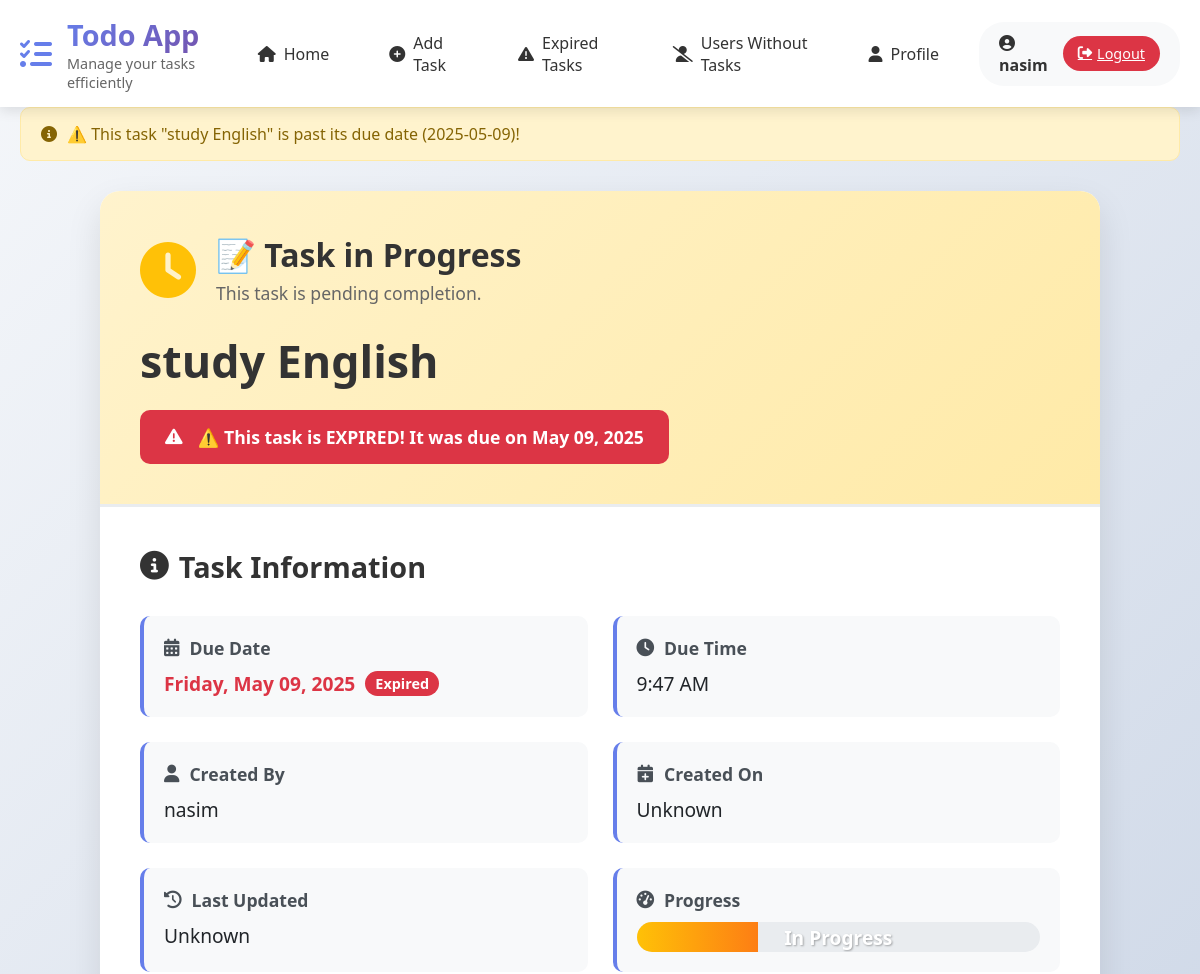
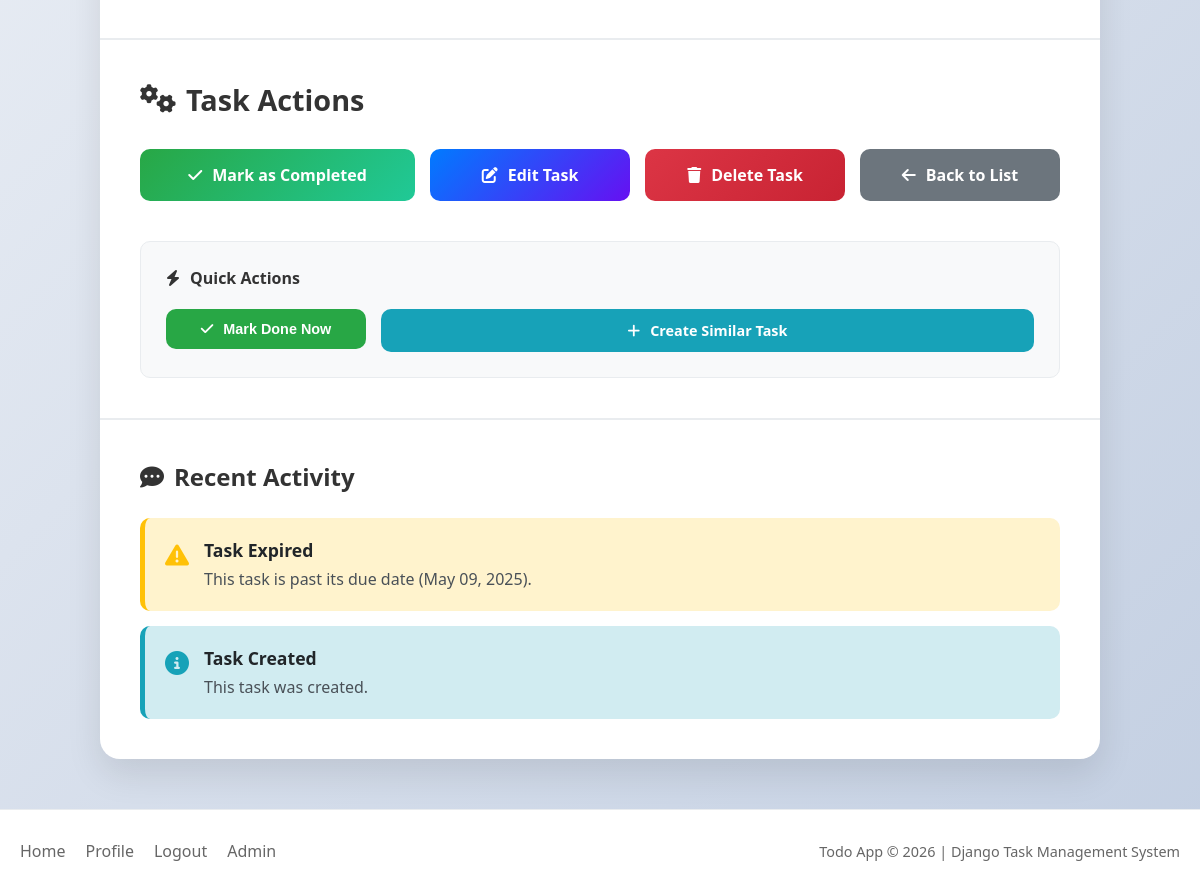
Screenshot of /tasks/9/ (signed in) with the database file from the repository (2 pictures, top to bottom).
### todo/models.py (models this page shows, shortened)
class Task(models.Model):
    user = models.ForeignKey(User, on_delete=models.CASCADE, related_name='tasks', null=True, blank=True)
    title = models.CharField(max_length=200)
    due_date = models.DateTimeField()
    due_time = models.TimeField(null=True, blank=True)
    done = models.BooleanField(default=False)
    objects = TaskManager()
    class Meta:
        ordering = ['due_date']
    def is_past_due_and_incomplete(self):
        now = timezone.now().date()
        return self.due_date.date() < now and not self.done

### todo/views.py (the view)
# urls.py: path('tasks/<int:pk>/', TaskDetailView.as_view(), name='task_detail'),
class TaskDetailView(LoginRequiredMixin, DetailView):
    model = Task
    template_name = 'todo/task_detail.html'
    context_object_name = 'task'
    def get_queryset(self):
        if hasattr(self.request.user, 'tasks'):
            return self.request.user.tasks.all()
        return Task.objects.none()
    def get_context_data(self, **kwargs):
        context = super().get_context_data(**kwargs)
        task = self.get_object()
        context['is_expired'] = task.is_past_due_and_incomplete()
        if task.is_past_due_and_incomplete():
            messages.warning(
                self.request,
                f'⚠️ This task "{task.title}" is past its due date ({task.due_date.strftime("%Y-%m-%d")})!'
            )
        if task.done:
            messages.success(
                self.request,
                f'🎉 Great job! Task "{task.title}" is completed!'
            )
        return context

### todo/models.py (called while the page is built)
    def get_queryset(self):
        return TaskQuerySet(self.model, using=self._db)

### todo/templates/todo/task_detail.html (shortened to what this page needs)
{% extends 'todo/base.html' %}
{% block content %}
<div class="task-detail-container">
    <div class="task-header {% if task.done %}completed{% else %}pending{% endif %}">
        <div class="task-status-indicator">
            {% if task.done %}
            <div class="status-icon completed">
                <i class="fas fa-check-circle"></i>
            </div>
            <div class="status-text">
                <h1>✅ Task Completed</h1>
                <p>Great job! This task is finished.</p>
            </div>
            {% else %}
            <div class="status-icon pending">
                <i class="fas fa-clock"></i>
            </div>
            <div class="status-text">
                <h1>📝 Task in Progress</h1>
                <p>This task is pending completion.</p>
            </div>
            {% endif %}
        </div>
        <h2 class="task-title">{{ task.title }}</h2>
        {% if is_expired %}
        <div class="expired-alert">
            <i class="fas fa-exclamation-triangle"></i>
            <span>⚠️ This task is EXPIRED! It was due on {{ task.due_date|date:"M d, Y" }}</span>
        </div>
        {% endif %}
    </div>
    <div class="task-details-card">
        <h3><i class="fas fa-info-circle"></i> Task Information</h3>
        <div class="details-grid">
            <div class="detail-item">
                <div class="detail-label">
                    <i class="fas fa-calendar-alt"></i> Due Date
                </div>
                <div class="detail-value {% if is_expired %}expired{% endif %}">
                    {{ task.due_date|date:"l, F d, Y" }}
                    {% if is_expired %}
                    <span class="expired-badge">Expired</span>
                    {% endif %}
                </div>
            </div>
            <div class="detail-item">
                <div class="detail-label">
                    <i class="fas fa-clock"></i> Due Time
                </div>
                <div class="detail-value">
                    {% if task.due_time %}
                    {{ task.due_time|time:"g:i A" }}
                    {% else %}
                    <span class="no-time">Not specified</span>
                    {% endif %}
                </div>
            </div>
            <div class="detail-item">
                <div class="detail-label">
                    <i class="fas fa-user"></i> Created By
                </div>
                <div class="detail-value">
                    {{ task.user.username|default:"System" }}
                </div>
            </div>
            <div class="detail-item">
                <div class="detail-label">
                    <i class="fas fa-calendar-plus"></i> Created On
                </div>
                <div class="detail-value">
                    {{ task.created_at|date:"M d, Y"|default:"Unknown" }}
                </div>
            </div>
            <div class="detail-item">
                <div class="detail-label">
                    <i class="fas fa-history"></i> Last Updated
                </div>
                <div class="detail-value">
                    {{ task.updated_at|date:"M d, Y"|default:"Unknown" }}
                </div>
            </div>
            <div class="detail-item">
                <div class="detail-label">
                    <i class="fas fa-tachometer-alt"></i> Progress
                </div>
                <div class="detail-value">
                    {% if task.done %}
                    <div class="progress-bar completed">
                        <div class="progress-fill" style="width: 100%"></div>
                        <span class="progress-text">100% Complete</span>
                    </div>
                    {% else %}
                    <div class="progress-bar pending">
                        <div class="progress-fill" style="width: 30%"></div>
                        <span class="progress-text">In Progress</span>
                    </div>
                    {% endif %}
                </div>
            </div>
        </div>
    </div>
    <div class="action-section">
        <h3><i class="fas fa-cogs"></i> Task Actions</h3>
        <div class="action-buttons">
            <a href="{% url 'todo:task_update_status' task.pk %}"
               class="btn btn-status {% if task.done %}btn-uncomplete{% else %}btn-complete{% endif %}">
                {% if task.done %}
                <i class="fas fa-undo"></i> Mark as Not Completed
                {% else %}
                <i class="fas fa-check"></i> Mark as Completed
                {% endif %}
            </a>
            <a href="{% url 'todo:task_edit' task.pk %}" class="btn btn-edit">
                <i class="fas fa-edit"></i> Edit Task
            </a>
            <a href="{% url 'todo:task_delete' task.pk %}" class="btn btn-delete">
                <i class="fas fa-trash"></i> Delete Task
            </a>
            <a href="{% url 'todo:task_list' %}" class="btn btn-back">
                <i class="fas fa-arrow-left"></i> Back to List
            </a>
        </div>
        <div class="quick-actions">
            <h4><i class="fas fa-bolt"></i> Quick Actions</h4>
            <div class="quick-buttons">
                {% if not task.done %}
                <form method="post" action="{% url 'todo:task_update_status' task.pk %}" class="quick-form">
                    <button type="submit" class="btn btn-quick-complete">
                        <i class="fas fa-check"></i> Mark Done Now
                    </button>
                </form>
                {% endif %}
                <a href="{% url 'todo:task_create' %}" class="btn btn-quick-new">
                    <i class="fas fa-plus"></i> Create Similar Task
                </a>
            </div>
        </div>
    </div>
    <div class="messages-area">
        <h4><i class="fas fa-comment-dots"></i> Recent Activity</h4>
        <div class="activity-list">
            {% if is_expired %}
            <div class="activity-item warning">
                <i class="fas fa-exclamation-triangle"></i>
                <div class="activity-content">
                    <strong>Task Expired</strong>
                    <p>This task is past its due date ({{ task.due_date|date:"M d, Y" }}).</p>
                </div>
            </div>
            {% endif %}
            <div class="activity-item info">
                <i class="fas fa-info-circle"></i>
                <div class="activity-content">
                    <strong>Task Created</strong>
                    <p>This task was created{% if task.created_at %} on {{ task.created_at|date:"M d, Y" }}{% endif %}.</p>
                </div>
            </div>
        </div>
    </div>
</div>
{% endblock %}

### todo/templates/todo/base.html (shortened to what this page needs)
{% load static %}
<!DOCTYPE html>
<html lang="en">
<head>
    <link rel="stylesheet" href="https://cdnjs.cloudflare.com/ajax/libs/font-awesome/6.4.0/css/all.min.css">
</head>
<body>
    <header>
        <div class="container">
            <nav class="navbar">
                <a href="{% url 'todo:task_list' %}" class="logo">
                    <div class="logo-icon">
                        <i class="fas fa-tasks"></i>
                    </div>
                    <div class="logo-text">
                        <h1>Todo App</h1>
                        <p>Manage your tasks efficiently</p>
                    </div>
                </a>
                <div class="nav-links">
                    {% if user.is_authenticated %}
                        <a href="{% url 'todo:task_list' %}" class="nav-link {% if request.resolver_match.url_name == 'task_list' %}active{% endif %}">
                            <i class="fas fa-home"></i> Home
                        </a>
                        <a href="{% url 'todo:task_create' %}" class="nav-link {% if request.resolver_match.url_name == 'task_create' %}active{% endif %}">
                            <i class="fas fa-plus-circle"></i> Add Task
                        </a>
                        <a href="{% url 'todo:expired_tasks_list' %}" class="nav-link {% if request.resolver_match.url_name == 'expired_tasks_list' %}active{% endif %}">
                            <i class="fas fa-exclamation-triangle"></i> Expired Tasks
                        </a>
                        <a href="{% url 'todo:users_without_tasks' %}" class="nav-link {% if request.resolver_match.url_name == 'users_without_tasks' %}active{% endif %}">
                            <i class="fas fa-user-slash"></i> Users Without Tasks
                        </a>
                        <a href="{% url 'todo:profile' %}" class="nav-link {% if request.resolver_match.url_name == 'profile' %}active{% endif %}">
                            <i class="fas fa-user"></i> Profile
                        </a>
                        <div class="user-info">
                            <span class="username">
                                <i class="fas fa-user-circle"></i> {{ user.username }}
                            </span>
                            <a href="{% url 'todo:logout' %}" class="logout-btn">
                                <i class="fas fa-sign-out-alt"></i> Logout
                            </a>
                        </div>
                    {% endif %}
                </div>
            </nav>
        </div>
    </header>
    <main class="container">
        {% if messages %}
        <div class="messages">
            {% for message in messages %}
            <div class="alert alert-{{ message.tags }}">
                <i class="fas fa-{% if message.tags == 'success' %}check-circle{% elif message.tags == 'error' or message.tags == 'danger' %}exclamation-circle{% else %}info-circle{% endif %}"></i>
                {{ message }}
            </div>
            {% endfor %}
        </div>
        {% endif %}
        {% block content %}
        {% endblock %}
    </main>
    <footer>
        <div class="container">
            <div class="footer-content">
                <div class="footer-links">
                    <a href="{% url 'todo:task_list' %}">Home</a>
                    {% if user.is_authenticated %}
                    <a href="{% url 'todo:profile' %}">Profile</a>
                    <a href="{% url 'todo:logout' %}">Logout</a>
                    {% else %}
                    <a href="{% url 'todo:login' %}">Login</a>
                    <a href="{% url 'todo:register' %}">Register</a>
                    {% endif %}
                    <a href="/admin/" target="_blank">Admin</a>
                </div>
                <div class="copyright">
                    <p>Todo App &copy; {% now "Y" %} | Django Task Management System</p>
                </div>
            </div>
        </div>
    </footer>
</body>
</html>

### todo/templates/todo/base.html (style rules this page uses)
* { margin: 0; padding: 0; box-sizing: border-box; }
body { font-family: 'Segoe UI', Tahoma, Geneva, Verdana, sans-serif; background: linear-gradient(135deg, #f5f7fa 0%, #c3cfe2 100%); min-height: 100vh; }
.container { max-width: 1400px; margin: 0 auto; padding: 0 20px; }
header { background: white; box-shadow: 0 4px 12px rgba(0,0,0,0.1); position: sticky; top: 0; z-index: 1000; }
.navbar { display: flex; justify-content: space-between; align-items: center; padding: 15px 0; }
.logo { display: flex; align-items: center; gap: 15px; text-decoration: none; color: #333; }
.logo-icon { font-size: 2rem; color: #667eea; }
.logo-text h1 { font-size: 1.8rem; font-weight: 700; background: linear-gradient(135deg, #667eea 0%, #764ba2 100%); -webkit-background-clip: text; -webkit-text-fill-color: transparent; }
.logo-text p { font-size: 0.9rem; color: #666; }
.nav-links { display: flex; gap: 20px; align-items: center; }
.nav-link { text-decoration: none; color: #333; padding: 10px 20px; border-radius: 25px; font-weight: 500; transition: all 0.3s ease; display: flex; align-items: center; gap: 8px; }
.user-info { display: flex; align-items: center; gap: 15px; padding: 10px 20px; background: #f8f9fa; border-radius: 25px; }
.username { font-weight: 600; color: #333; }
.logout-btn { background: #dc3545; color: white; border: none; padding: 8px 15px; border-radius: 20px; cursor: pointer; display: flex; align-items: center; gap: 5px; font-size: 0.9rem; }
.btn { padding: 10px 25px; border-radius: 25px; text-decoration: none; font-weight: 500; transition: all 0.3s ease; display: inline-flex; align-items: center; gap: 8px; }
main { padding: 30px 0; min-height: calc(100vh - 200px); }
.messages { margin-bottom: 30px; }
.alert { padding: 15px 20px; border-radius: 10px; margin-bottom: 15px; display: flex; align-items: center; gap: 10px; animation: slideIn 0.5s ease; }
.alert-warning { background-color: #fff3cd; border: 1px solid #ffeaa7; color: #856404; }
footer { background: white; padding: 30px 0; margin-top: 50px; border-top: 1px solid #e9ecef; }
.footer-content { display: flex; justify-content: space-between; align-items: center; flex-wrap: wrap; gap: 20px; }
.footer-links { display: flex; gap: 20px; }
.footer-links a { color: #666; text-decoration: none; }
.copyright { color: #666; font-size: 0.9rem; }

### rows the page displays
Task: title "study English", due_date "May 09, 2025", due_date "Friday, May 09, 2025", due_time "9:47 AM", user.username "nasim"

### other values shown
{{ user.username }} "nasim"
{{ message }} "⚠️ This task \"study English\" is past its due date (2025-05-09)!"
{{ task.created_at|date:"M d, Y"|default:"Unknown" }} "Unknown"
{{ task.updated_at|date:"M d, Y"|default:"Unknown" }} "Unknown"
